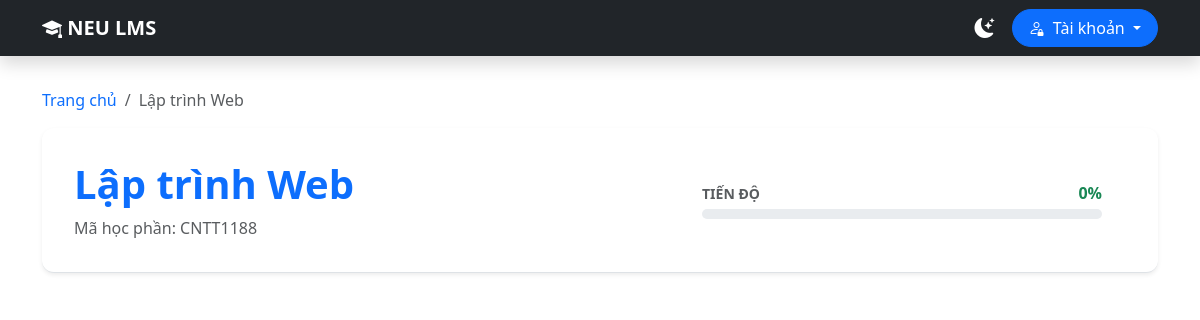
Before: /course/CNTT1188 with the older database file.
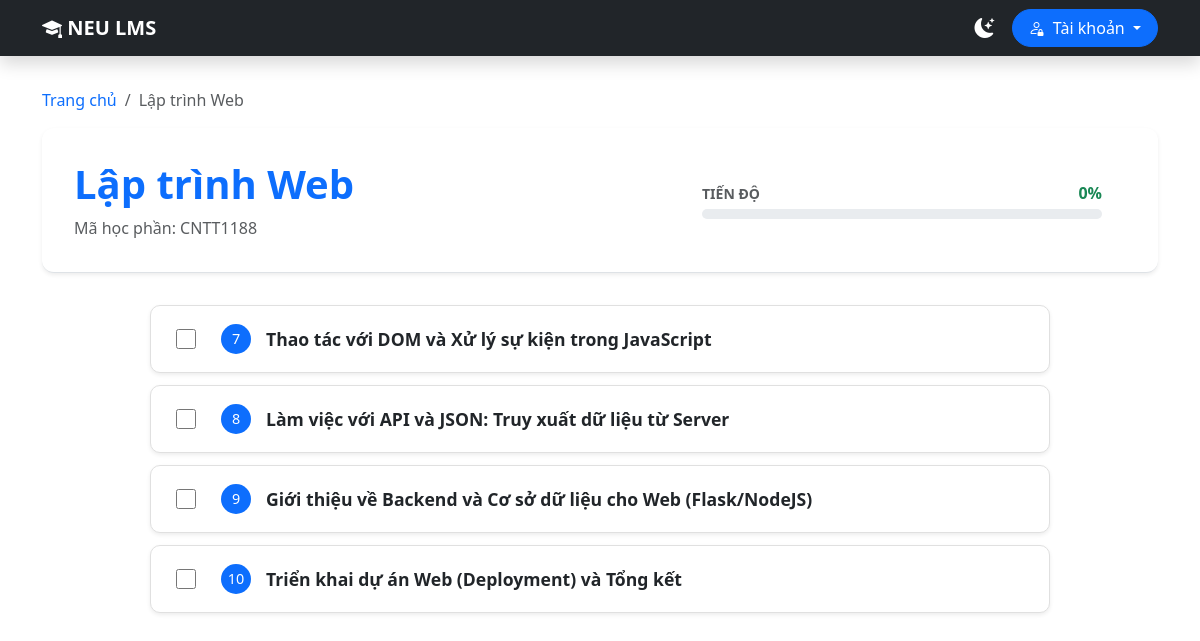
After: the same page with the newer database file.
### tables this page shows
CREATE TABLE HocPhan (
    MaHocPhan TEXT PRIMARY KEY,
    TenHocPhan TEXT NOT NULL,
    SoTinChi INTEGER,
    GhiChu TEXT
);

CREATE TABLE BaiHoc (
    MaBaiHoc INTEGER PRIMARY KEY AUTOINCREMENT,
    MaHocPhan TEXT,
    TenBaiHoc TEXT NOT NULL,
    ThuTuHoc INTEGER,
    ThoiLuong INTEGER, MoTa TEXT,
    FOREIGN KEY (MaHocPhan) REFERENCES HocPhan(MaHocPhan) ON DELETE CASCADE
);

### main.py (the view)
@app.route('/course/<ma_hp>')
def course_detail(ma_hp):
    is_admin = session.get('role') == 'admin'
    completed_lessons = []
    try:
        with get_db_connection() as conn:
            course = conn.execute("SELECT * FROM HocPhan WHERE MaHocPhan = ?", (ma_hp,)).fetchone()
            if not course:
                return "Không tìm thấy học phần", 404
            lessons = conn.execute("SELECT * FROM BaiHoc WHERE MaHocPhan = ? ORDER BY ThuTuHoc", (ma_hp,)).fetchall()
            documents = conn.execute("""
                SELECT tl.* FROM TaiLieuNoiDung tl
                JOIN BaiHoc bh ON tl.MaBaiHoc = bh.MaBaiHoc
                WHERE bh.MaHocPhan = ?
            """, (ma_hp,)).fetchall()
            if session.get('username'):
                user = conn.execute("SELECT Id FROM User WHERE Username = ?", (session['username'],)).fetchone()
                if user:
                    data = conn.execute("SELECT MaBaiHoc FROM UserProgress WHERE User_Id = ?", (user['Id'],)).fetchall()
                    completed_lessons = [item['MaBaiHoc'] for item in data]
    except Exception as e:
        return f"Lỗi truy xuất dữ liệu: {e}", 500
    return render_template('CourseDetail.html',
                           course=course, lessons=lessons, documents=documents,
                           is_admin=is_admin, completed_lessons=completed_lessons)

### main.py (called while the page is built)
def get_db_connection():
    conn = sqlite3.connect(DB_PATH)
    conn.row_factory = sqlite3.Row
    return conn

### templates/CourseDetail.html (shortened to what this page needs)
{% extends "layout.html" %}
{% block content %}
<div class="container mt-3">
    <nav aria-label="breadcrumb">
        <ol class="breadcrumb">
            <li class="breadcrumb-item"><a href="{{ url_for('index') }}" class="text-decoration-none">Trang chủ</a></li>
            <li class="breadcrumb-item active">{{ course['TenHocPhan'] }}</li>
        </ol>
    </nav>
    <div class="course-header shadow-sm">
        <div class="header-info">
            <h1 class="fw-bold text-primary">{{ course['TenHocPhan'] }}</h1>
            <p class="text-muted mb-0">Mã học phần: {{ course['MaHocPhan'] }}</p>
        </div>
        <div class="flex-grow-1 mx-4 d-none d-md-block" style="max-width: 400px;">
            <div class="d-flex justify-content-between align-items-center mb-1">
                <span class="fw-bold text-muted small">TIẾN ĐỘ</span>
                <span id="progress-text" class="fw-bold text-success">0%</span>
            </div>
            <div class="progress" style="height: 10px; border-radius: 10px;">
            </div>
        </div>
    </div>
    <div class="lesson-list mx-auto" style="max-width: 900px;">
        {% for lesson in lessons %}
        <details class="lesson-item shadow-sm {% if lesson['MaBaiHoc'] in completed_lessons %}completed-lesson{% endif %}" id="lesson-row-{{ lesson['MaBaiHoc'] }}">
            <summary class="lesson-summary">
                <div class="summary-left">
                    <div class="progress-check-container">
                        <input type="checkbox"
                               class="lesson-checkbox progress-update"
                               data-id="{{ lesson['MaBaiHoc'] }}"
                               onclick="event.stopPropagation();">
                    </div>
                    <span class="lesson-num">{{ lesson['ThuTuHoc'] }}</span>
                    <span class="lesson-title">{{ lesson['TenBaiHoc'] }}</span>
                </div>
            </summary>
        </details>
        {% endfor %}
    </div>
</div>
{% endblock %}

### templates/layout.html (shortened to what this page needs)
<!DOCTYPE html>
<html lang="vi" data-bs-theme="light">
<head>
    <link href="https://cdn.jsdelivr.net/npm/bootstrap@5.3.0/dist/css/bootstrap.min.css" rel="stylesheet">
    <link rel="stylesheet" href="https://cdn.jsdelivr.net/npm/bootstrap-icons@1.11.1/font/bootstrap-icons.css">
</head>
<body>
<nav class="navbar navbar-expand-lg navbar-dark bg-dark shadow">
    <div class="container">
        <a class="navbar-brand fw-bold" href="{{ url_for('index') }}">
            <i class="bi bi-mortarboard-fill"></i> NEU LMS
        </a>
        <div class="ms-auto d-flex align-items-center">
            <div class="me-3">
                <button class="btn btn-link text-light p-0" id="darkModeToggle" title="Đổi chế độ sáng/tối">
                    <i class="bi bi-moon-stars-fill fs-5" id="themeIcon"></i>
                </button>
            </div>
            <div class="dropdown">
                {% if session.get('username') %}
                    <button class="btn btn-outline-light dropdown-toggle rounded-pill px-3" data-bs-toggle="dropdown">
                        <i class="bi bi-person-circle me-1"></i> {{ session['username'] }}
                    </button>
                    <ul class="dropdown-menu dropdown-menu-end shadow border-0 mt-2">
                        <li><span class="dropdown-item-text small text-muted">Quyền: <strong>{{ session['role'] }}</strong></span></li>
                        <li><hr class="dropdown-divider"></li>
                        <li>
                            <a class="dropdown-item text-danger d-flex align-items-center" href="{{ url_for('logout') }}">
                                <i class="bi bi-box-arrow-right me-2"></i> Đăng xuất
                            </a>
                        </li>
                    </ul>
                {% else %}
                    <button class="btn btn-primary dropdown-toggle rounded-pill px-3" data-bs-toggle="dropdown" data-bs-auto-close="outside">
                        <i class="bi bi-person-lock me-1"></i> Tài khoản
                    </button>
                {% endif %}
            </div>
        </div>
    </div>
</nav>
<div class="toast-container position-fixed top-0 end-0 p-3" style="z-index: 1100; margin-top: 60px;">
</div>
{% block content %}{% endblock %}
</body>
</html>

### templates/layout.html (style rules this page uses)
:root { --primary-color: #0d6efd; }
body { font-family: 'Segoe UI', sans-serif; transition: background-color 0.3s ease, color 0.3s ease; }
.navbar { z-index: 1050; margin-bottom: 2rem; }
.table-container, .course-header, .lesson-item { background-color: var(--bs-body-bg); color: var(--bs-body-color); }

### templates/CourseDetail.html (style rules this page uses)
.course-header { background: white; padding: 2rem; border-bottom: 1px solid #dee2e6; margin-bottom: 2rem; display: flex; justify-content: space-between; align-items: center; border-radius: 12px; }
.lesson-item { background: white; margin-bottom: 12px; border-radius: 10px; border: 1px solid #e0e0e0; overflow: hidden; transition: all 0.3s ease; }
.lesson-summary { list-style: none; padding: 18px 25px; cursor: pointer; display: flex; justify-content: space-between; align-items: center; }
.summary-left { display: flex; align-items: center; gap: 15px; }
.lesson-num { background: #0d6efd; color: white; width: 30px; height: 30px; border-radius: 50%; display: flex; align-items: center; justify-content: center; font-size: 0.9rem; }
.lesson-title { font-weight: 600; font-size: 1.1rem; transition: all 0.3s ease; }
.progress-check-container { display: flex; align-items: center; margin-right: 10px; }
.lesson-checkbox { width: 20px; height: 20px; cursor: pointer; accent-color: #198754; }

Changed rows visible on the page:
added BaiHoc: ThuTuHoc "7", TenBaiHoc "Thao tác với DOM và Xử lý sự kiện trong JavaScript"
added BaiHoc: ThuTuHoc "8", TenBaiHoc "Làm việc với API và JSON: Truy xuất dữ liệu từ Server"
added BaiHoc: ThuTuHoc "9", TenBaiHoc "Giới thiệu về Backend và Cơ sở dữ liệu cho Web (Flask/NodeJS)"
added BaiHoc: ThuTuHoc "10", TenBaiHoc "Triển khai dự án Web (Deployment) và Tổng kết"
